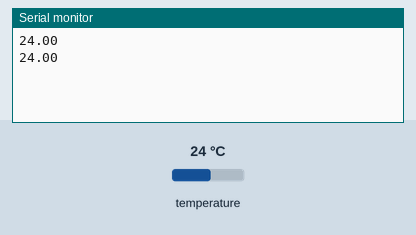
The sketch below on a simulated Arduino Uno, built with avr-gcc and run on an emulated ATmega328P. On the bench: the last lines printed to the serial monitor. The test bench sets the inputs (shaded band); at power-on: temperature 24 °C.

Above: at 10.8 s.
10.9 s: temperature set to 12 °C
At 15.7 s:
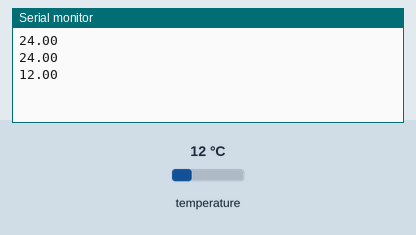
18.4 s: temperature set to 19 °C
At 20.8 s:
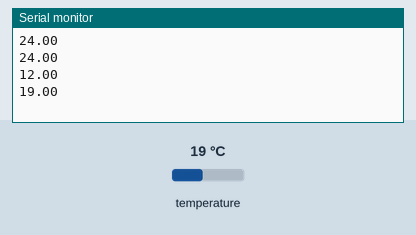
Timing chart, 0 to 22.3 s (numbered marks = the images above; inputs shaded):
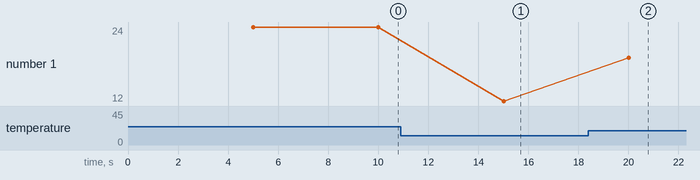

Measured:
- after the input at 10.9 s, the serial monitor: prints a new line after 4.1 s (image 1)
- after the input at 18.4 s, the serial monitor: prints a new line after 1.6 s (image 2)
- plotted number 1: 24 → 12 after the input at 10.9 s, 12 → 19 after the input at 18.4 s

The sketch:

temp_reader_arduino.ino
```cpp
#include <Adafruit_Sensor.h>
#include <DHT.h>
#include <DHT_U.h>

#define DHTPIN 2
#define DHTTYPE    DHT11

DHT_Unified dht(DHTPIN, DHTTYPE);

const uint32_t delaySeconds = 5;

void setup() {
  Serial.begin(9600);
  dht.begin();
}

void loop() {
  // Delay between measurements.
  delay(delaySeconds * 1000);

  sensors_event_t event;
  dht.temperature().getEvent(&event);
  if (isnan(event.temperature)) {
    Serial.println("Error reading temperature!");
  } else {
    Serial.println(event.temperature);
  }
}
```
